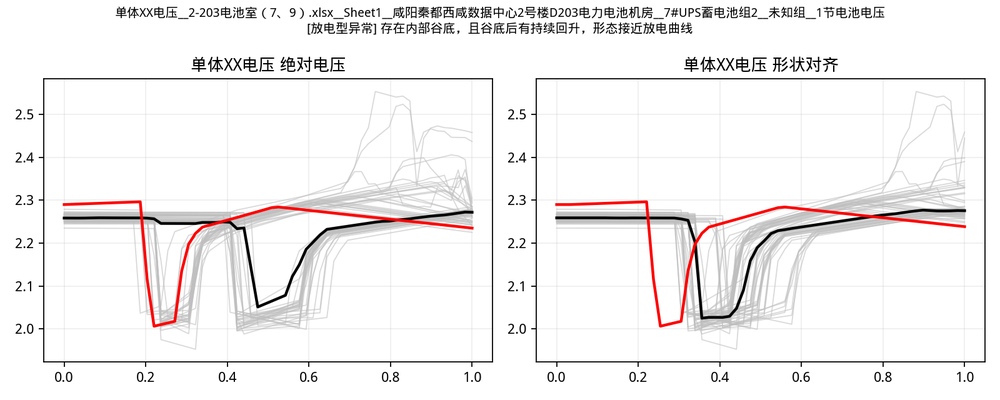
#> input picture output_ups_型号1_原始三分类/单体XX电压/放电型异常/单体XX电压__2-203电池室（7、9）.xlsx__Sheet1__咸阳秦都西咸数据中心2号楼D203电力电池机房__7#UPS蓄电池组2__未知组__1节电池电压.png, 1000 x 400 px, shrunk from 1600 x 640 before the run
$ python -i classify_battery_plot_shapes.py   (imports and definitions only)
#> lines starting #> are read from the running program, lines starting #| are printed output that depends on the picture; after the words box and inside, x2 and y2 are one past the last pixel; in counts of white or black regions, pixels touching at a corner belong together
import argparse
import shutil
from dataclasses import asdict, dataclass
from pathlib import Path

import numpy as np
import pandas as pd
from PIL import Image


RED_R_MIN = 180
RED_G_MAX = 120
RED_B_MAX = 120
MIN_SEGMENT_WIDTH = 50

CLASS_LABELS = {
    "discharge_like": "放电型异常",
    "invalid_or_bad_collection": "疑似操作或采集异常",
    "uncertain": "不确定",
}


@dataclass(frozen=True)
class ShapeMetrics:
    valley_x: float
    start_level: float
    valley_level: float
    end_level: float
    drop: float
    recover: float
    recover_ratio: float
    pre_down_ratio: float
    post_up_ratio: float
    sign_change_ratio: float
    dynamic_range: float
    end_drop: float


def red_mask(image: np.ndarray) -> np.ndarray:
    r = image[:, :, 0]
    g = image[:, :, 1]
    b = image[:, :, 2]
    return (r >= RED_R_MIN) & (g <= RED_G_MAX) & (b <= RED_B_MAX) & ((r - np.maximum(g, b)) >= 60)


def find_panel_segments(mask: np.ndarray) -> list[tuple[int, int]]:
    xs = np.where(mask)[1]
    if xs.size == 0:
        return []
    counts = np.bincount(xs, minlength=mask.shape[1])
    segments: list[tuple[int, int]] = []
    in_segment = False
    start = 0
    for idx, count in enumerate(counts):
        if count > 0 and not in_segment:
            start = idx
            in_segment = True
            continue
        if count == 0 and in_segment:
            if idx - start > MIN_SEGMENT_WIDTH:
                segments.append((start, idx - 1))
            in_segment = False
    if in_segment and mask.shape[1] - start > MIN_SEGMENT_WIDTH:
        segments.append((start, mask.shape[1] - 1))
    return segments


def extract_curve_from_plot(path: Path) -> np.ndarray:
    image = np.array(Image.open(path).convert("RGB"))
    mask = red_mask(image)
    segments = find_panel_segments(mask)
    if len(segments) < 1:
        raise ValueError(f"未找到红色曲线面板: {path}")
    left_x0, left_x1 = segments[0]
    curve_y = []
    for x in range(left_x0, left_x1 + 1):
        ys = np.where(mask[:, x])[0]
        curve_y.append(float(np.median(ys)) if len(ys) else np.nan)
    y = np.array(curve_y, dtype=float)
    valid_idx = np.where(~np.isnan(y))[0]
    if len(valid_idx) < 2:
        raise ValueError(f"红色曲线像素不足: {path}")
    y = np.interp(np.arange(len(y)), valid_idx, y[valid_idx])
    voltage_like = -y
    voltage_like = (voltage_like - voltage_like.min()) / (voltage_like.max() - voltage_like.min() + 1e-9)
    return voltage_like


def smooth_curve(v: np.ndarray) -> np.ndarray:
    if len(v) < 5:
        return v
    win = max(5, min(21, (len(v) // 20) * 2 + 1))
    kernel = np.ones(win, dtype=float) / win
    pad = win // 2
    padded = np.pad(v, (pad, pad), mode="edge")
    return np.convolve(padded, kernel, mode="valid")


def compute_metrics(v: np.ndarray) -> ShapeMetrics:
    v_smooth = smooth_curve(v)
    n = len(v_smooth)
    edge = max(5, n // 12)
    tail = max(5, n // 20)
    valley_idx = int(np.argmin(v_smooth))
    start_level = float(np.median(v_smooth[:edge]))
    end_level = float(np.median(v_smooth[-edge:]))
    valley_level = float(v_smooth[valley_idx])
    drop = start_level - valley_level
    recover = end_level - valley_level
    pre = v_smooth[: valley_idx + 1]
    post = v_smooth[valley_idx:]
    pre_down_ratio = float(np.mean(np.diff(pre) < -0.002)) if len(pre) > 1 else 0.0
    post_up_ratio = float(np.mean(np.diff(post) > 0.002)) if len(post) > 1 else 0.0
    dv = np.diff(v_smooth)
    active = dv[np.abs(dv) > 0.002]
    sign = np.sign(active)
    sign_change_ratio = float(np.mean(sign[1:] != sign[:-1])) if len(sign) > 1 else 0.0
    dynamic_range = float(np.quantile(v_smooth, 0.9) - np.quantile(v_smooth, 0.1))
    end_drop = float(np.max(v_smooth[:-tail]) - end_level) if n > tail else 0.0
    recover_ratio = recover / (drop + 1e-9) if drop > 1e-9 else 0.0
    return ShapeMetrics(
        valley_x=valley_idx / n,
        start_level=start_level,
        valley_level=valley_level,
        end_level=end_level,
        drop=drop,
        recover=recover,
        recover_ratio=recover_ratio,
        pre_down_ratio=pre_down_ratio,
        post_up_ratio=post_up_ratio,
        sign_change_ratio=sign_change_ratio,
        dynamic_range=dynamic_range,
        end_drop=end_drop,
    )


def classify_shape(m: ShapeMetrics) -> tuple[str, str]:
    if m.dynamic_range < 0.12:
        return "invalid_or_bad_collection", "整体动态范围过小，更像平线或轻微波动"
    if m.valley_x >= 0.92:
        return "invalid_or_bad_collection", "最低点贴近尾部，缺少谷底后的回升段"
    if m.valley_x <= 0.03:
        return "invalid_or_bad_collection", "最低点贴近起点，像截断或采集窗口异常"
    if m.end_drop >= 0.72:
        return "invalid_or_bad_collection", "末端突降明显，像结束阶段误操作或截断"

    valley_inside = 0.07 <= m.valley_x <= 0.88
    has_drop = m.drop >= 0.18
    has_recover = m.recover >= 0.18
    recovery_visible = (m.post_up_ratio >= 0.09) or (m.recover_ratio >= 0.55)
    stable_shape = m.sign_change_ratio <= 0.08
    not_tail_collapse = m.end_drop <= 0.55
    if valley_inside and has_drop and has_recover and recovery_visible and stable_shape and not_tail_collapse:
        return "discharge_like", "存在内部谷底，且谷底后有持续回升，形态接近放电曲线"

    if m.valley_x >= 0.78 and m.post_up_ratio < 0.05:
        return "invalid_or_bad_collection", "谷底过晚且几乎没有回升，更像无效放电或采集异常"
    if m.sign_change_ratio >= 0.07 and m.dynamic_range < 0.25:
        return "invalid_or_bad_collection", "锯齿波动偏强且整体幅度不大，更像噪声或采样问题"

    return "uncertain", "形状介于两类之间，建议人工复核"


def parse_plot_name(path: Path) -> dict[str, str]:
    parts = path.stem.split("__")
    result = {
        "plot_name": path.name,
        "source_file": "",
        "source_sheet": "",
        "room": "",
        "device": "",
        "group_name": "",
        "measure_name": "",
    }
    if len(parts) >= 7:
        result.update(
            {
                "source_file": parts[1],
                "source_sheet": parts[2],
                "room": parts[3],
                "device": parts[4],
                "group_name": parts[5],
                "measure_name": parts[6],
            }
        )
    return result


def classify_plot(path: Path) -> dict[str, object]:
    curve = extract_curve_from_plot(path)
#> in red_mask, `return (r >= RED_R_MIN) & (g <= RED_G_MAX) & (b <= RED_B_MAX) & ((r - ..`:
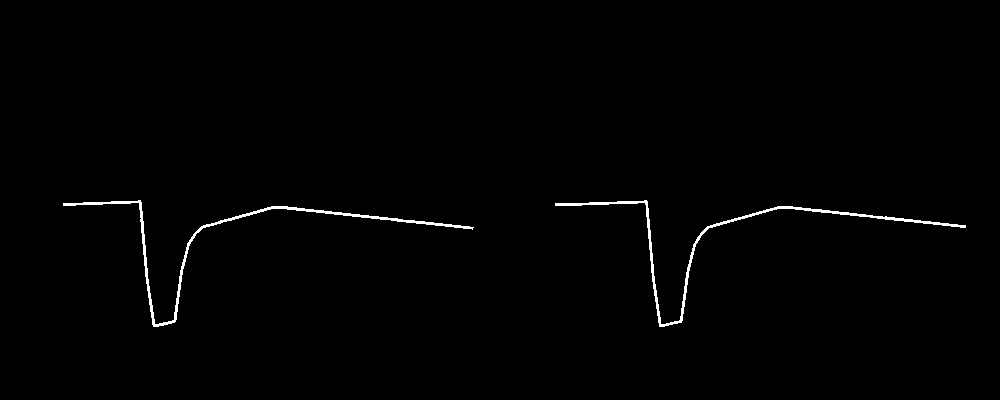
#> returned value: shape (400, 1000) bool; 0.84% white; 2 white regions, box (x1, y1, x2, y2) and area: (63, 200, 474, 327) 1690, (555, 200, 966, 327) 1669
#> in find_panel_segments, `xs = np.where(mask)[1]`: xs = 3359 values, max 965 at index 2018, min 63 at index 185, mean 482
#> in find_panel_segments, `counts = np.bincount(xs, minlength=mask.shape[1])`: counts = 1000 values, max 34 at index 143, min 0 at index 0, mean 3.36
#> the loop in find_panel_segments, `for idx, count in enumerate(counts):` made 1000 passes
#> (start, in_segment) on passes 64, 556: (63, True), (555, True)
#> in_segment on passes 475, 967: False, False
#> after the loop in find_panel_segments, `for idx, count in enumerate(counts):`: in_segment = False; segments = [(63, 473), (555, 965)]; start = 555
#> in extract_curve_from_plot, `segments = find_panel_segments(mask)`: segments = [(63, 473), (555, 965)]
#> in extract_curve_from_plot, `left_x0, left_x1 = segments[0]`: left_x0 = 63; left_x1 = 473
#> the loop in extract_curve_from_plot, `for x in range(left_x0, left_x1 + 1):` made 411 passes
#> ys on passes 1 to 3: [203, 204, 205], [203, 204, 205], [203, 204, 205]
#> after the loop in extract_curve_from_plot, `for x in range(left_x0, left_x1 + 1):`: curve_y = 411 values, max 325 at index 92, min 201 at index 75, mean 224
#> in extract_curve_from_plot, `y = np.array(curve_y, dtype=float)`: y has the same summary as curve_y
#> in extract_curve_from_plot, `valid_idx = np.where(~np.isnan(y))[0]`: valid_idx = 411 values from 0 to 410
#> in extract_curve_from_plot, `voltage_like = -y`: voltage_like = 411 values, max -201 at index 75, min -325 at index 92, mean -224
#> in extract_curve_from_plot, `voltage_like = (voltage_like - voltage_like.min()) / (voltage_like.max..`: voltage_like = 411 values, max 1 at index 75, min 0 at index 92, mean 0.815
#> curve has the same summary as voltage_like in extract_curve_from_plot
    metrics = compute_metrics(curve)
#> in smooth_curve, `win = max(5, min(21, (len(v) // 20) * 2 + 1))`: win = 21
#> in smooth_curve, `kernel = np.ones(win, dtype=float) / win`: kernel = 21 values from 0.0476 to 0.0476
#> in smooth_curve, `pad = win // 2`: pad = 10
#> in smooth_curve, `padded = np.pad(v, (pad, pad), mode="edge")`: padded = 431 values, max 1 at index 85, min 0 at index 102, mean 0.818
#> in compute_metrics, `v_smooth = smooth_curve(v)`: v_smooth = 411 values, max 0.994 at index 65, min 0.0161 at index 100, mean 0.815
#> in compute_metrics, `n = len(v_smooth)`: n = 411
#> in compute_metrics, `edge = max(5, n // 12)`: edge = 34
#> in compute_metrics, `tail = max(5, n // 20)`: tail = 20
#> in compute_metrics, `valley_idx = int(np.argmin(v_smooth))`: valley_idx = 100
#> in compute_metrics, `start_level = float(np.median(v_smooth[:edge]))`: start_level = 0.98
#> in compute_metrics, `end_level = float(np.median(v_smooth[-edge:]))`: end_level = 0.799
#> in compute_metrics, `valley_level = float(v_smooth[valley_idx])`: valley_level = 0.0161
#> in compute_metrics, `drop = start_level - valley_level`: drop = 0.964
#> in compute_metrics, `recover = end_level - valley_level`: recover = 0.783
#> in compute_metrics, `pre = v_smooth[: valley_idx + 1]`: pre = 101 values, max 0.994 at index 65, min 0.0161 at index 100, mean 0.814
#> in compute_metrics, `post = v_smooth[valley_idx:]`: post = 311 values, max 0.95 at index 118, min 0.0161 at index 0, mean 0.812
#> in compute_metrics, `pre_down_ratio = float(np.mean(np.diff(pre) < -0.002)) if len(pre) > 1..`: pre_down_ratio = 0.34
#> in compute_metrics, `post_up_ratio = float(np.mean(np.diff(post) > 0.002)) if len(post) > 1..`: post_up_ratio = 0.306
#> in compute_metrics, `dv = np.diff(v_smooth)`: dv = 410 values, max 0.033 at index 120, min -0.0474 at index 81, mean -0.000454
#> in compute_metrics, `active = dv[np.abs(dv) > 0.002]`: active = 129 values, max 0.033 at index 53, min -0.0474 at index 15, mean -0.000545
#> in compute_metrics, `sign = np.sign(active)`: sign = 129 values from -1 to 1
#> in compute_metrics, `sign_change_ratio = float(np.mean(sign[1:] != sign[:-1])) if len(sign)..`: sign_change_ratio = 0.00781
#> in compute_metrics, `dynamic_range = float(np.quantile(v_smooth, 0.9) - np.quantile(v_smoot..`: dynamic_range = 0.448
#> in compute_metrics, `end_drop = float(np.max(v_smooth[:-tail]) - end_level) if n > tail els..`: end_drop = 0.195
#> in compute_metrics, `recover_ratio = recover / (drop + 1e-9) if drop > 1e-9 else 0.0`: recover_ratio = 0.812
    shape_class, reason = classify_shape(metrics)
#> shape_class = 'discharge_like'; reason = '存在内部谷底，且谷底后有持续回升，形态接近放电曲线'
    row = parse_plot_name(path)
    row.update(asdict(metrics))
    row["shape_class"] = shape_class
    row["shape_class_cn"] = CLASS_LABELS[shape_class]
    row["reason"] = reason
    row["src_path"] = str(path)
    return row


# [91 lines left out: functions copy_to_bucket, build_dataframe, main, not called in this run]


# [2 lines not run here, left out]

#> (the run stopped early here; a loop or call above may not have finished)

$ run again, on output_ups_型号1_原始三分类/单体XX电压/放电型异常/单体XX电压__2-203电池室（7、9）.xlsx__Sheet1__咸阳秦都西咸数据中心2号楼D203电力电池机房__9#UPS蓄电池组2__未知组__120节电池电压.png
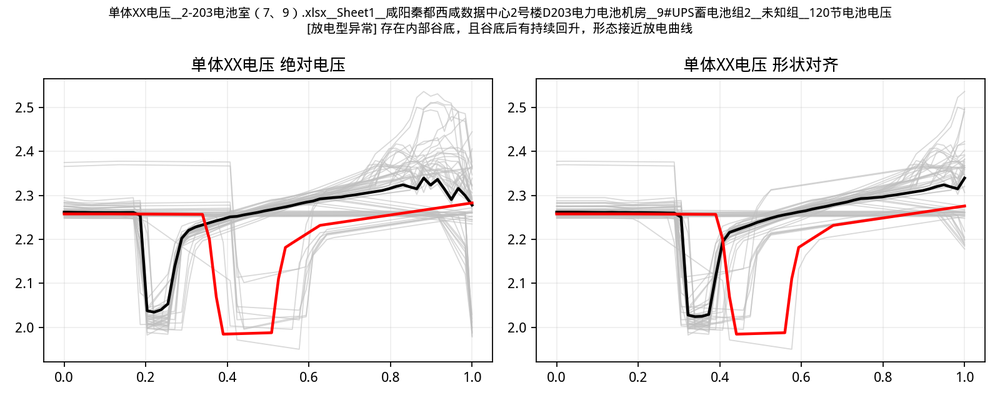
#> input picture output_ups_型号1_原始三分类/单体XX电压/放电型异常/单体XX电压__2-203电池室（7、9）.xlsx__Sheet1__咸阳秦都西咸数据中心2号楼D203电力电池机房__9#UPS蓄电池组2__未知组__120节电池电压.png, 1000 x 400 px, shrunk from 1600 x 640 before the run
#> in red_mask, `return (r >= RED_R_MIN) & (g <= RED_G_MAX) & (b <= RED_B_MAX) & ((r - ..`:
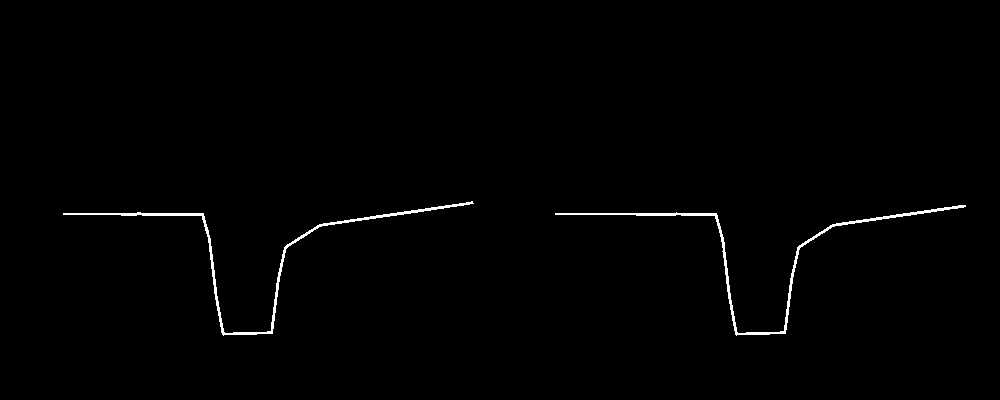
#> returned value: shape (400, 1000) bool; 0.8% white; 2 white regions, box (x1, y1, x2, y2) and area: (63, 201, 474, 336) 1607, (555, 205, 966, 336) 1599
#> xs = 3206 values, max 965 at index 68, min 63 at index 346, mean 514.6
#> counts = 1000 values, max 24 at index 214, min 0 at index 0, mean 3.21
#> the loop in find_panel_segments, `for idx, count in enumerate(counts):` made 1000 passes
#> (start, in_segment) on passes 64, 556: (63, True), (555, True)
#> after the loop in find_panel_segments, `for idx, count in enumerate(counts):`: in_segment = False; segments = [(63, 473), (555, 965)]; start = 555
#> in extract_curve_from_plot, `segments = find_panel_segments(mask)`: segments = [(63, 473), (555, 965)]
#> left_x0 = 63; left_x1 = 473
#> the loop in extract_curve_from_plot, `for x in range(left_x0, left_x1 + 1):` made 411 passes
#> ys on passes 1 to 3: [213, 214], [213, 214], [213, 214]
#> after the loop in extract_curve_from_plot, `for x in range(left_x0, left_x1 + 1):`: curve_y = 411 values, max 333.5 at index 162, min 202 at index 408, mean 234.7
#> y has the same summary as curve_y
#> valid_idx = 411 values from 0 to 410
#> in extract_curve_from_plot, `voltage_like = -y`: voltage_like = 411 values, max -202 at index 408, min -333.5 at index 162, mean -234.7
#> in extract_curve_from_plot, `voltage_like = (voltage_like - voltage_like.min()) / (voltage_like.max..`: voltage_like = 411 values, max 1 at index 408, min 0 at index 162, mean 0.751
#> curve has the same summary as voltage_like in extract_curve_from_plot
#> win = 21
#> kernel = 21 values from 0.0476 to 0.0476
#> pad = 10
#> padded = 431 values, max 1 at index 418, min 0 at index 172, mean 0.76
#> v_smooth = 411 values, max 0.993 at index 410, min 0.00235 at index 171, mean 0.751
#> n = 411
#> edge = 34
#> tail = 20
#> valley_idx = 171
#> start_level = 0.913
#> end_level = 0.98
#> valley_level = 0.00235
#> drop = 0.91
#> recover = 0.978
#> pre = 172 values, max 0.913 at index 0, min 0.00235 at index 171, mean 0.797
#> post = 240 values from 0.00235 to 0.993
#> pre_down_ratio = 0.228
#> post_up_ratio = 0.264
#> dv = 410 values, max 0.0322 at index 217, min -0.0418 at index 150, mean 0.000195
#> active = 102 values, max 0.0322 at index 58, min -0.0418 at index 20, mean -0.000817
#> sign = 102 values from -1 to 1
#> sign_change_ratio = 0.0099
#> dynamic_range = 0.884
#> end_drop = -0.00398
#> recover_ratio = 1.07
#> shape_class = 'discharge_like'; reason = '存在内部谷底，且谷底后有持续回升，形态接近放电曲线'
